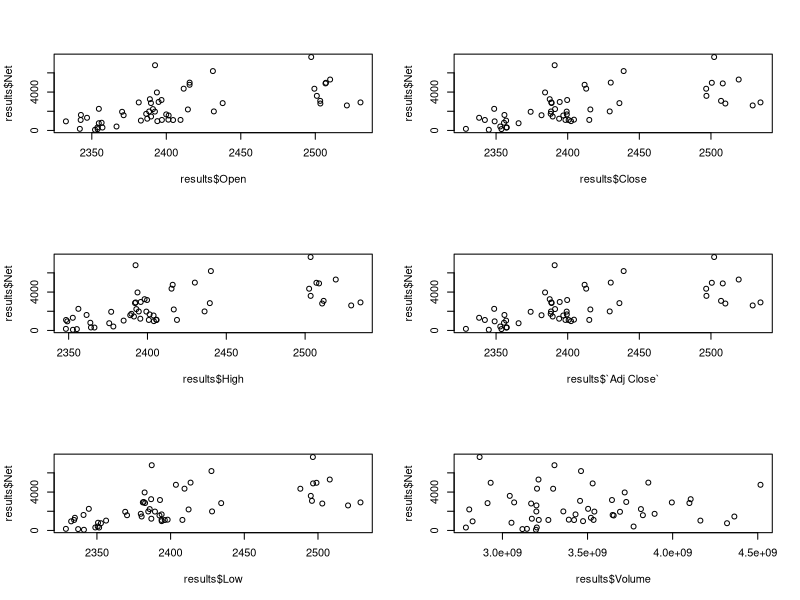
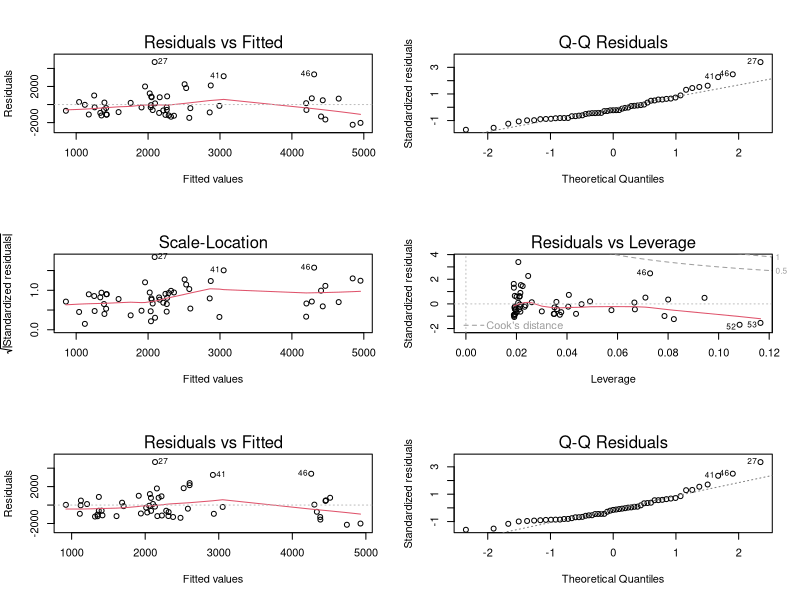
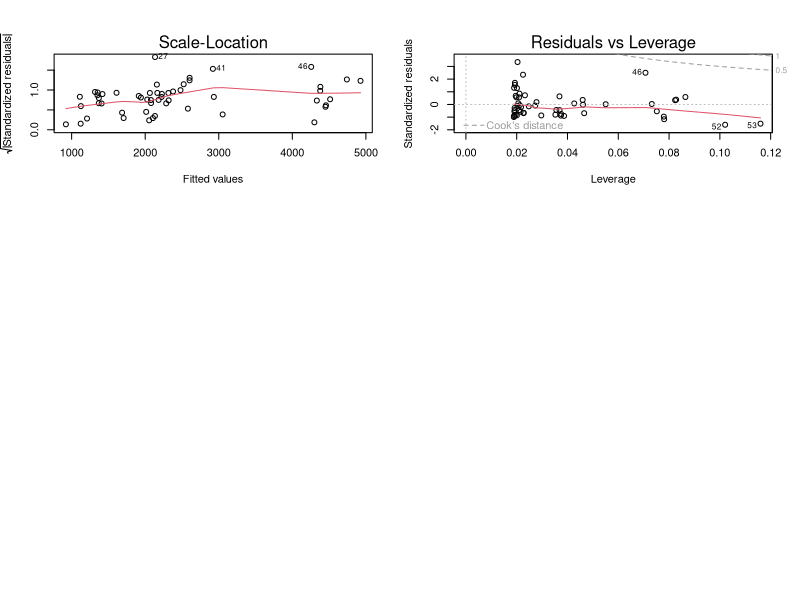
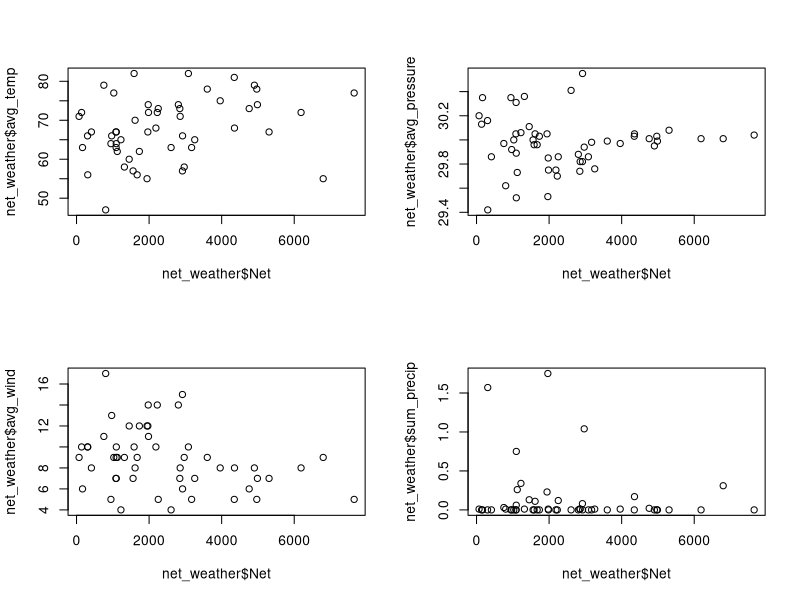
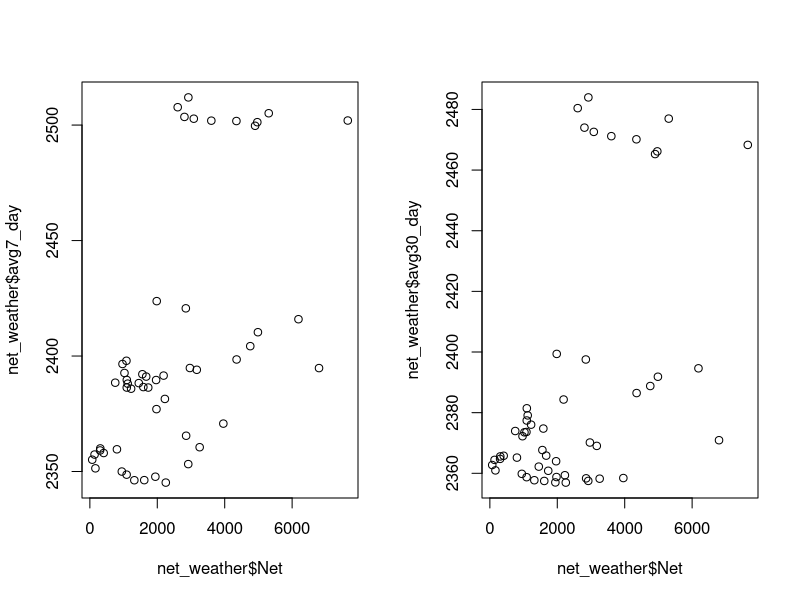
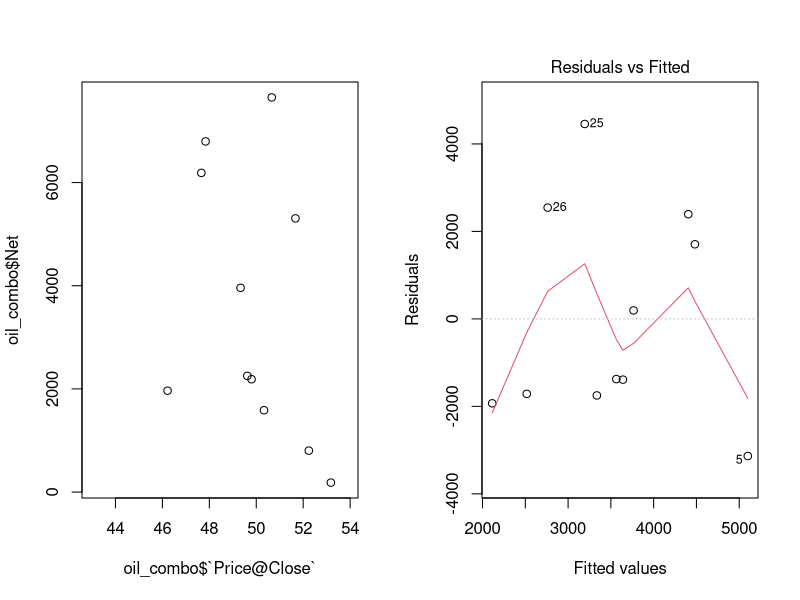
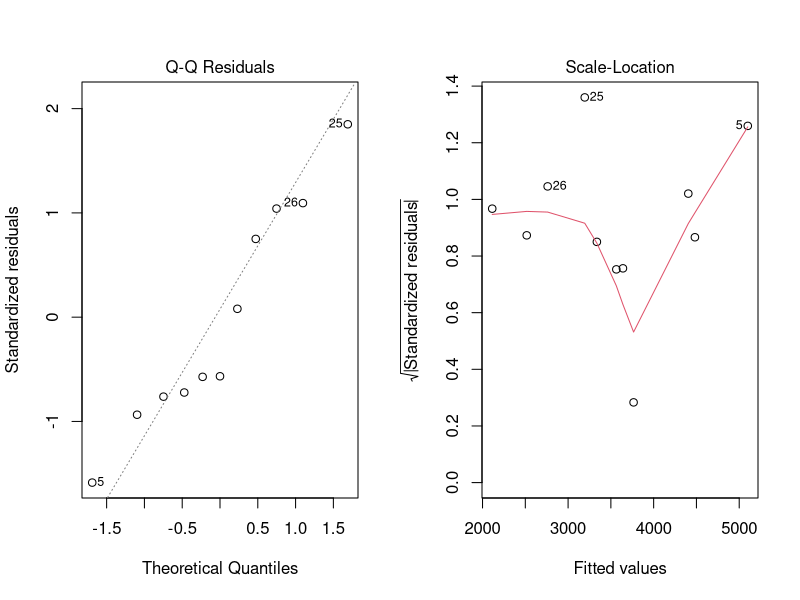
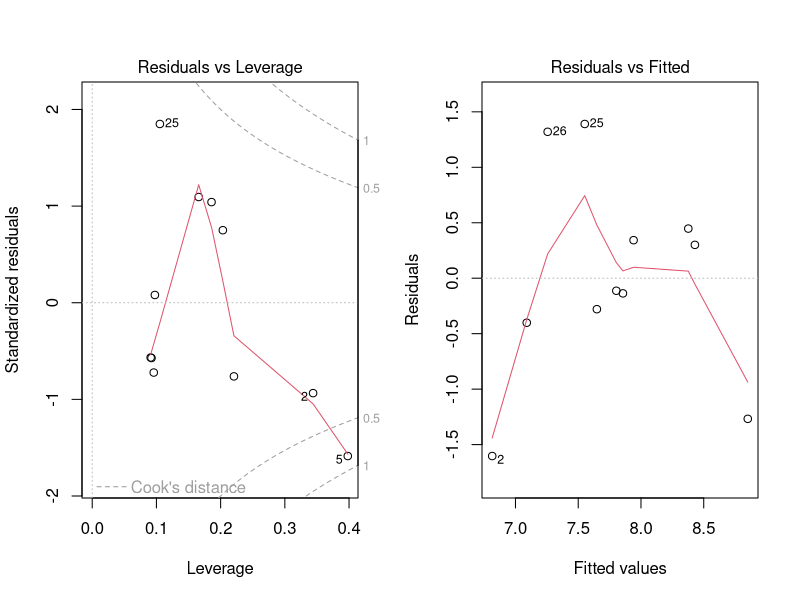

Here is the R script that generated these plots, in order:
## ---- chunk 1
library('plyr')
library('bit64')
library('dplyr')
library('reshape2')
library('ggplot2')
library('data.table')
library('leaps')
library('minpack.lm')

#setwd("C:/Users/Holex/Desktop/Stats_Project")

#Sidenote: I saved excel file as a txt before reading it as a table
flower_data <- read.table("flower_data.txt", header = TRUE)
flower_data_apr <- fread("april_june.csv", header = TRUE)


#line below ensures column is date and ordered
flower_data$Txn_Date <- as.Date(flower_data$Txn_Date, format = "%m/%d/%Y")
flower_data_apr$Day <- as.Date(flower_data_apr$Day, format = "%m/%d/%Y")


#Since there are multiple sales on a given day, I want to aggregate the sales based on the date
date_net <- aggregate(Net ~ Txn_Date, flower_data,sum)
colnames(flower_data_apr)[6] <- "Net"
date2_net <- aggregate(Net ~ Day, flower_data_apr,sum)

#renaming columns to make joining easier later
#colnames(date2_net)[2] <- "Net"
colnames(date2_net)[1] <- "Date"

#read in financial data
stock_info <- fread("stockdata.csv")

stock_info2 <- fread("april_june_finance.csv")
stock_info2$Date <- as.Date(stock_info2$Date, format = "%m/%d/%Y")
#change column name so i can do a join
colnames(date_net)[1] <- "Date"
combodata <- join(date_net,stock_info, type="right")
combodata2 <- join(date2_net, stock_info2, type = "right")
combodata2$Date <- as.character(combodata2$Date)
#combo3 <- merge(x = date2_net, y = stock_info2, by = "Date", all= TRUE) 

#bind 2 data frames (data from april-june and sep-oct)
results <- rbind(combodata2, combodata)


## ---- chunk 2
par(mfrow = c(3,2))
plot(results$Open, results$Net)
plot(results$Close, results$Net)
plot(results$High, results$Net)
plot(results$`Adj Close`, results$Net)
plot(results$Low, results$Net)
plot(results$Volume, results$Net)
## ---- chunk 3
l.model_close <- lm(results$Net ~ results$`Adj Close`)
summary(l.model_close)
#plots
plot(l.model_close)
## ---- chunk 4
l.model_open <- lm(results$Net ~ results$Open)
summary(l.model_open)
#plots
plot(l.model_open)
## ---- chunk 5
net_weather <- fread("Enhanced_weather_movingavg.csv")

par(mfrow = c(2,2))
plot(net_weather$Net,net_weather$avg_temp)
plot(net_weather$Net,net_weather$avg_pressure)
plot(net_weather$Net,net_weather$avg_wind)
plot(net_weather$Net,net_weather$sum_precip)

## ---- chunk 6
attach(net_weather)

allpossreg <- regsubsets(Net ~ avg_temp + avg_pressure + avg_wind + 
    sum_precip, nbest = 6, data = net_weather)

aprout <- summary(allpossreg)

with(aprout, round(cbind(which, rsq, adjr2, cp, bic), 3))

#I will be adding few more plots

## ---- chunk 7
attach(net_weather)

par(mfrow = c(1,2))
plot(net_weather$Net,net_weather$avg7_day)
plot(net_weather$Net,net_weather$avg30_day)

allpossreg1 <- regsubsets(Net ~ avg7_day + avg30_day
, nbest = 6, data = net_weather)

aprout1 <- summary(allpossreg1)

with(aprout1, round(cbind(which, rsq, adjr2, cp, bic), 3))

#I will be adding few more plots

## ---- chunk 8
# SP500 DATA?
## ---- chunk 9
#read in oil price data
oil_info <- fread("oil_price.csv")
oil_info$Date <- as.Date(oil_info$Date, format = "%m/%d/%Y")

#change column name so i can do a join
date3_net <- merge(date_net, date2_net, all = TRUE)
oil_combo <- join(date3_net,oil_info, type="right")
oil_combo$Date <- as.character(oil_combo$Date)

## ---- chunk 10
plot(oil_combo$`Price@Close`,oil_combo$Net)
## ---- chunk 11
# oil_combo2 <- na.omit(oil_combo)
fit_oil1 <- lm(Net ~ `Price@Close`, data = oil_combo)
summary(fit_oil1)

fit_oil2 <- lm(log(Net) ~ `Price@Close`, data = oil_combo)
summary(fit_oil2)

#plots
plot(fit_oil1)
plot(fit_oil2)

## ---- chunk 12
#read in hershey data
hershey_info <- fread("hershey.csv")
hershey_info$Date <- as.Date(hershey_info$Date, format = "%m/%d/%Y")

#change column name so i can do a join
hershey_combo <- join(date3_net,hershey_info, type="left")
hershey_combo$Date <- as.character(hershey_combo$Date)
## ---- chunk 13
par(mfrow = c(3,2))
plot(hershey_combo$open, hershey_combo$Net)
plot(hershey_combo$close, hershey_combo$Net)
plot(hershey_combo$high, hershey_combo$Net)
plot(hershey_combo$low, hershey_combo$Net)
plot(hershey_combo$volume, hershey_combo$Net)
## ---- chunk 14
fit_hershey <- lm(hershey_combo$Net ~ hershey_combo$open)
summary(fit_hershey)
#plots
plot(fit_hershey)
